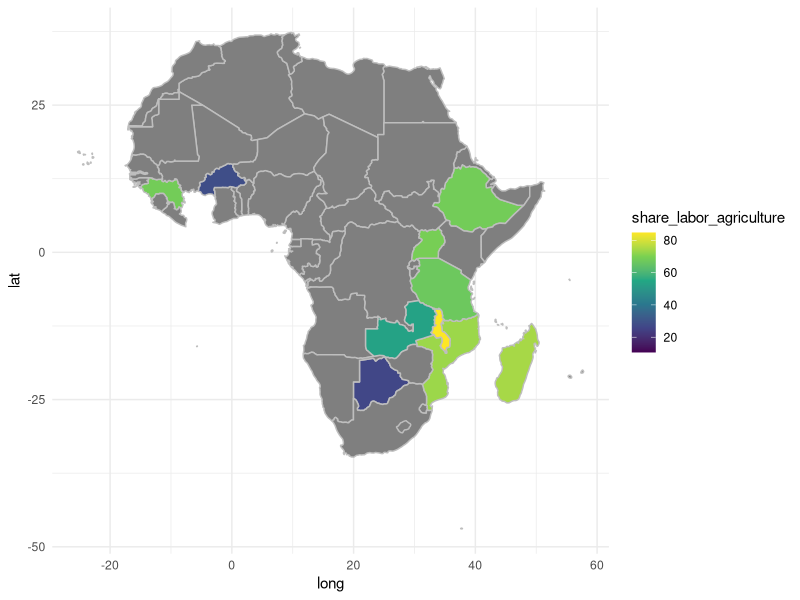
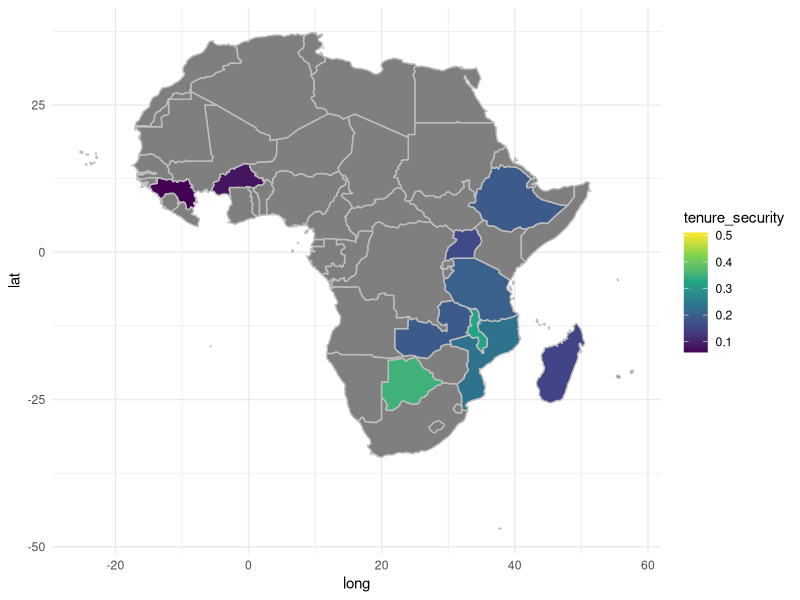
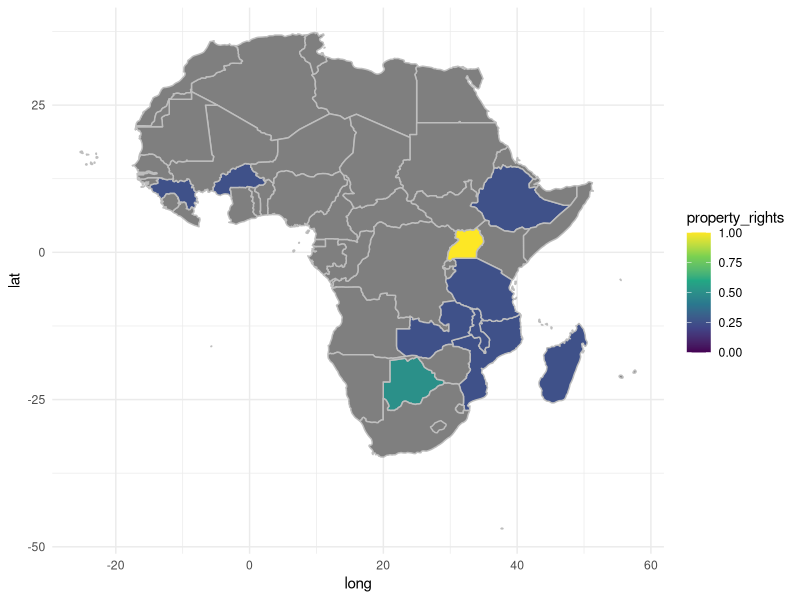
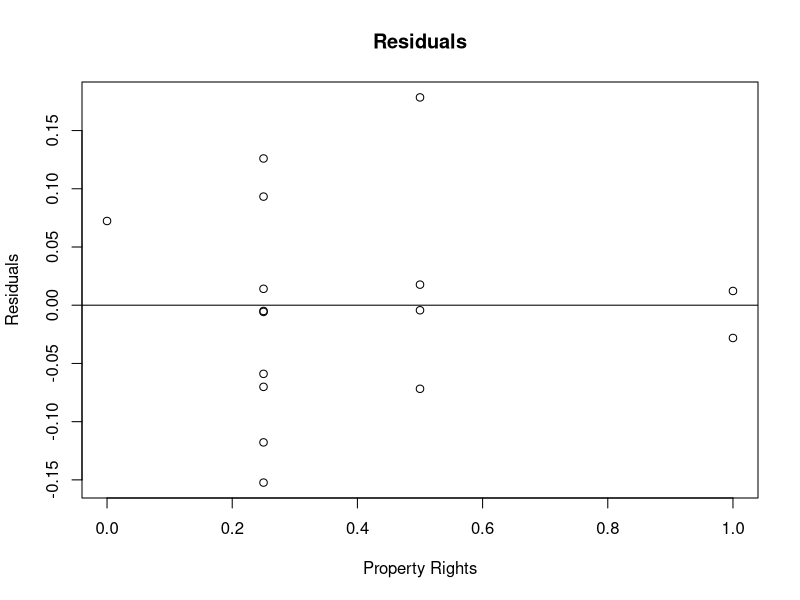

Generate these figures, in order, with R:
## ---- chunk 1
## Defaults for R chunks
knitr::opts_chunk$set(echo = TRUE, ## echo = TRUE means code will show
                      warning=FALSE, ## supress warnings and messages from R
                      message=FALSE,
                      fig.path='Figs/', ## where to save figures
                      fig.height = 6, ## default figure size (can differ in each chunk)
                      fig.width = 6)

## Add any R packages you require. 
## Here are some we will use in 811:
requires <- c("tidyverse", ## tidyverse includes dplyr and ggplot2
              "magrittr",
              "foreign",
              "here",
              "maps",
              "raster")

## Install any you don't have
to_install <- c(requires %in% rownames(installed.packages()) == FALSE)
install.packages(c(requires[to_install], "NA"), repos = "https://cloud.r-project.org/" )

## Load all required R packages
library(tidyverse)
library(ggplot2); theme_set(theme_minimal())
library(magrittr)
library(here)
library(maps)
library(raster)
## ---- chunk 2

world <- map_data("world") %>% rename(country = region)

continent <- raster::ccodes() %>% 
  rename(country = NAME)

world %<>% full_join(continent) # merge world dataset with dataset with continents

world %<>% 
  filter(continent == "Africa") # filter for countries in Africa

landata <- read_csv("data/ssa_sigi_2019.csv") 

landata %<>% 
  mutate(tenure_security = as.numeric(tenure_security)) # transforming Tenure_Security into a numeric variable 

landata %<>% rename(country = country_name) # change Country_Name to country 

landata %>%  # changing name of Ivory Coast and DRC to match 
  mutate(country = str_replace(country, "Ivory Coast" , "Côte d'Ivoire")) %>%
  mutate(country = str_replace(country, "DRC" , "Democratic Republic of the Congo"))

world %<>% full_join(landata) # joining world and landdata 

## ---- chunk 3

# Map of share of labor force employed in agriculture 

world %>%  
  ggplot( aes(x = long, y = lat) ) +  
  geom_polygon( aes(group = group, fill = share_labor_agriculture), color = "grey") +
  scale_fill_viridis_c()

## ---- chunk 4

# Map of women's tenure security   

world %>%  
  ggplot( aes(x = long, y = lat) ) +  
  geom_polygon( aes(group = group, fill = tenure_security), color = "grey") +
  scale_fill_viridis_c()

## ---- chunk 5

# Map of property rights

world %>%  
  ggplot( aes(x = long, y = lat) ) +  
  geom_polygon( aes(group = group, fill = property_rights), color = "grey") +
  scale_fill_viridis_c()

## ---- chunk 6

# OLS regression

d <- landata

model <- lm(d$tenure_security ~ d$property_rights + d$arable_land + d$share_labor_agriculture + d$cpi_score + d$rural_population)

summary(model)
## ---- chunk 7

# Plot of residuals

residuals.model <- resid(model)

plot(d$property_rights, residuals.model,
     ylab = "Residuals", xlab = "Property Rights",
     main = "Residuals") +
  abline(0,0)

## ---- chunk 8

kenya <- read_csv("data/Kenya_download_V1.csv")

kenya %<>% 
  rename(country = Q3) %>%
  rename(gender = Q21_Gender) %>%
  rename(formaldocs = Q55_any_formal) %>%
  rename(tenuresecurity = Q45_security)

myvariables <- c("country", "gender", "formaldocs", "tenuresecurity")

kenyadata <- kenya[myvariables]

m2 <- glm(factor(tenuresecurity) ~ formaldocs*gender, data = kenyadata, family = "binomial")

summary(m2)
